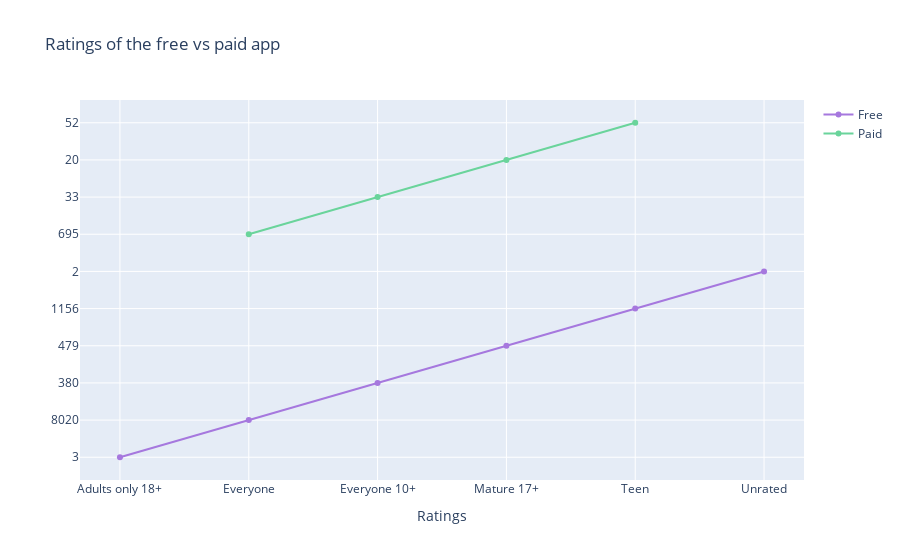

The code cell stored with this chart in its notebook:
### Markdown cell above
## Is Google Bias ??

### Code cell
col='Content Rating'
v1=d1[col].value_counts().reset_index()
v1=v1.rename(columns={col:'count','index':col})
v1['percent']=v1['count'].apply(lambda x : 100*x/sum(v1['count']))
v1=v1.astype(str).sort_values(col)
v2=d2[col].value_counts().reset_index()
v2=v2.rename(columns={col:'count','index':col})
v2['percent']=v2['count'].apply(lambda x : 100*x/sum(v2['count']))
v2=v2.sort_values(col)
trace1 = go.Scatter(x=v1[col], y=v1["count"], name="Free", marker=dict(color="#a678de"))
trace2 = go.Scatter(x=v2[col], y=v2["count"], name="Paid", marker=dict(color="#6ad49b"))
y = [trace1, trace2]
layout={'title':"Ratings of the free vs paid app",'xaxis':{'title':"Ratings"}}
fig = go.Figure(data=y, layout=layout)
iplot(fig)

### Figure 1 — Plotly figure (JSON) as saved in the notebook; plotly's stock layout.template omitted (floating-point values rounded to 4 significant figures)
{"data": [{"marker": {"color": "#a678de"}, "name": "Free", "type": "scatter", "x": ["Adults only 18+", "Everyone", "Everyone 10+", "Mature 17+", "Teen", "Unrated"], "y": ["3", "8020", "380", "479", "1156", "2"]}, {"marker": {"color": "#6ad49b"}, "name": "Paid", "type": "scatter", "x": ["Everyone", "Everyone 10+", "Mature 17+", "Teen"], "y": [695, 33, 20, 52]}], "layout": {"title": {"text": "Ratings of the free vs paid app"}, "xaxis": {"title": {"text": "Ratings"}}}}
